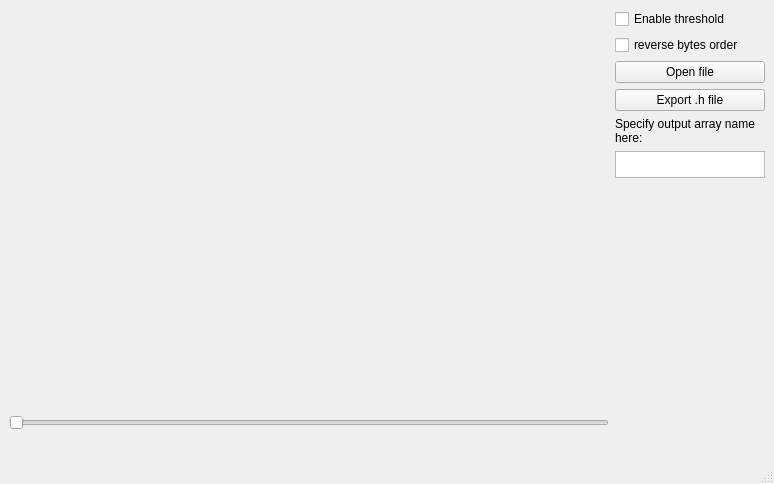
<?xml version="1.0" encoding="UTF-8"?>
<ui version="4.0">
 <class>MainWindow</class>
 <widget class="QMainWindow" name="MainWindow">
  <property name="geometry">
   <rect>
    <x>0</x>
    <y>0</y>
    <width>774</width>
    <height>484</height>
   </rect>
  </property>
  <property name="windowTitle">
   <string>MainWindow</string>
  </property>
  <widget class="QWidget" name="centralwidget">
   <layout class="QGridLayout" name="gridLayout">
    <item row="0" column="2">
     <spacer name="horizontalSpacer">
      <property name="orientation">
       <enum>Qt::Horizontal</enum>
      </property>
      <property name="sizeHint" stdset="0">
       <size>
        <width>40</width>
        <height>20</height>
       </size>
      </property>
     </spacer>
    </item>
    <item row="0" column="3" rowspan="3">
     <layout class="QVBoxLayout" name="verticalLayout">
      <item>
       <widget class="QCheckBox" name="checkBoxThreshold">
        <property name="text">
         <string>Enable threshold</string>
        </property>
       </widget>
      </item>
      <item>
       <widget class="QCheckBox" name="checkBoxReverseBytes">
        <property name="text">
         <string>reverse bytes order</string>
        </property>
       </widget>
      </item>
      <item>
       <widget class="QPushButton" name="pushButtonOpenFile">
        <property name="text">
         <string>Open file</string>
        </property>
       </widget>
      </item>
      <item>
       <widget class="QPushButton" name="pushButtonExport">
        <property name="text">
         <string>Export .h file</string>
        </property>
       </widget>
      </item>
      <item>
       <widget class="QLabel" name="label_2">
        <property name="text">
         <string>Specify output array name here:</string>
        </property>
        <property name="wordWrap">
         <bool>true</bool>
        </property>
       </widget>
      </item>
      <item>
       <widget class="QPlainTextEdit" name="plainTextEditArrayName">
        <property name="maximumSize">
         <size>
          <width>16777215</width>
          <height>27</height>
         </size>
        </property>
       </widget>
      </item>
      <item>
       <spacer name="verticalSpacer">
        <property name="orientation">
         <enum>Qt::Vertical</enum>
        </property>
        <property name="sizeHint" stdset="0">
         <size>
          <width>20</width>
          <height>40</height>
         </size>
        </property>
       </spacer>
      </item>
     </layout>
    </item>
    <item row="0" column="1">
     <layout class="QVBoxLayout" name="verticalLayout_2">
      <item>
       <widget class="QLabel" name="label">
        <property name="minimumSize">
         <size>
          <width>600</width>
          <height>400</height>
         </size>
        </property>
        <property name="text">
         <string/>
        </property>
       </widget>
      </item>
      <item>
       <widget class="QSlider" name="horizontalSliderThreshold">
        <property name="orientation">
         <enum>Qt::Horizontal</enum>
        </property>
       </widget>
      </item>
     </layout>
    </item>
   </layout>
  </widget>
  <widget class="QMenuBar" name="menubar">
   <property name="geometry">
    <rect>
     <x>0</x>
     <y>0</y>
     <width>774</width>
     <height>21</height>
    </rect>
   </property>
  </widget>
  <widget class="QStatusBar" name="statusbar"/>
 </widget>
 <resources/>
 <connections/>
</ui>
